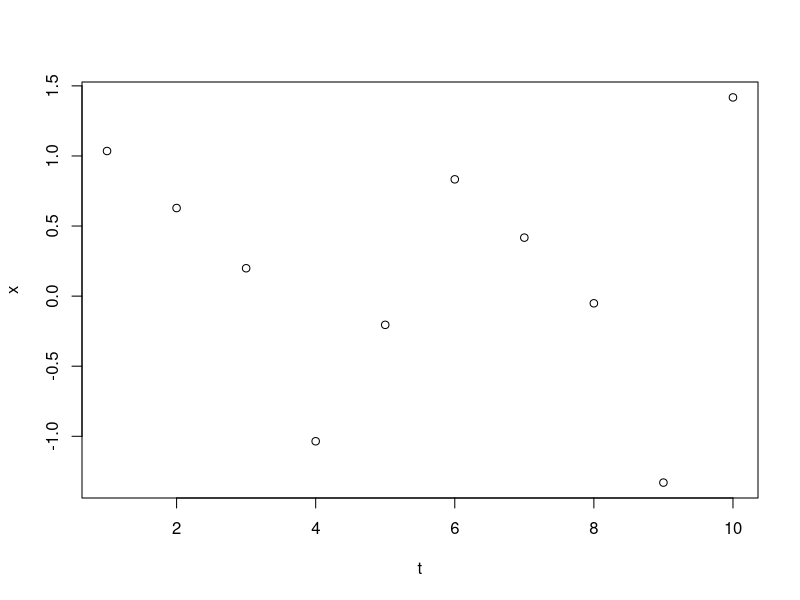
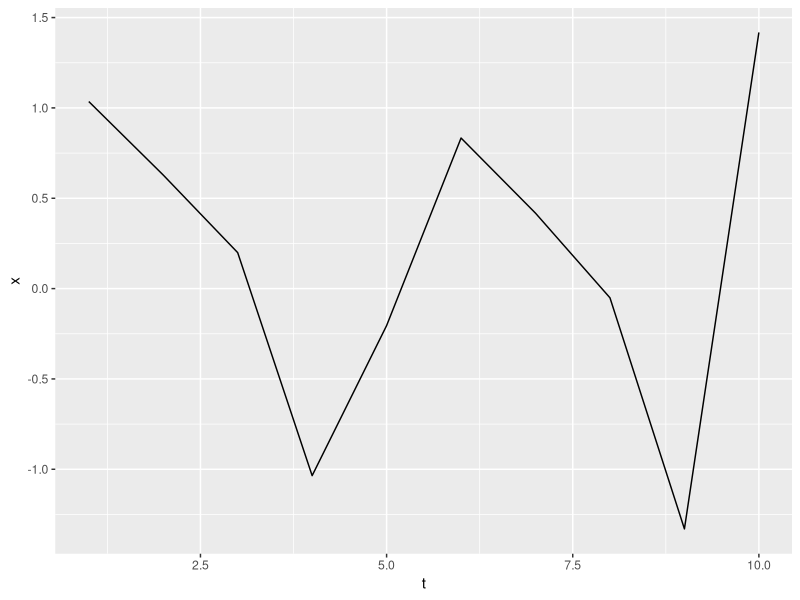

Reproduce these figures in R, in order.
## ---- chunk 1
library(ggplot2)
## ---- chunk 2
x <- data.frame(t=1:10, x=rnorm(10))
class(x)
## ---- chunk 3
class(x) <- c("series", class(x))
class(x)
## ---- chunk 4
plot(x)
## ---- chunk 5
plot.series <- function(series) {
  ggplot(series, aes(x=t, y=x)) + geom_line()
}
plot(x)
## ---- chunk 6
average <- function(x) UseMethod("average")
average.numeric <- function(x) mean(x)
average(0:10)
## ---- chunk 7
average.series <- function(x) average.numeric(x$x)
average(x)
## ---- chunk 8
add_to_series <- function(x, series) UseMethod("add_to_series")
add_to_series.numeric <- function(numbers_added, series) {
  df <- data.frame(t=series$t, x1=series$x, x2=numbers_added)
  class(df) <- c("few_series", class(df))
  df
}
xy <- add_to_series(runif(10), x)
head(xy, 2)
## ---- chunk 9
add_to_series.series <- function(series_added, series) {
  add_to_series.numeric(series_added$x, series)
}
y <- data.frame(t=1:10, x=runif(10))
class(y) <- c("series", class(y))
xy <- add_to_series(y, x)
head(xy, 2)
## ---- chunk 10
add_to_few_series.few_series <-
  function(few_series_added, few_series) {
    n <- dim(few_series)
    add_to_series.numeric(series_added$x, series)
  }
## ---- chunk 11
dict <- new.env()
dict$a <- 1:5
dict$a
## ---- chunk 12
dict[['d']] <- 20
dict$d
## ---- chunk 13
assign('e', 40, envir=dict) 
dict$e
## ---- chunk 14
dict$.a <- 100
dict$.a
## ---- chunk 15
ls(dict)
## ---- chunk 16
ls(dict, all.names=TRUE)
## ---- chunk 17
dict$a
## ---- chunk 18
dict[['a']]
## ---- chunk 19
get("a", dict)
## ---- chunk 20
dict2 <- new.env(parent=dict)
dict2$a
## ---- chunk 21
get('a', dict2)
## ---- chunk 22
parent.env(dict2)
dict
## ---- chunk 23
dict2$f <- function() {
  print(environment())
  print(parent.env(environment()))
  
}

dict2$f()
